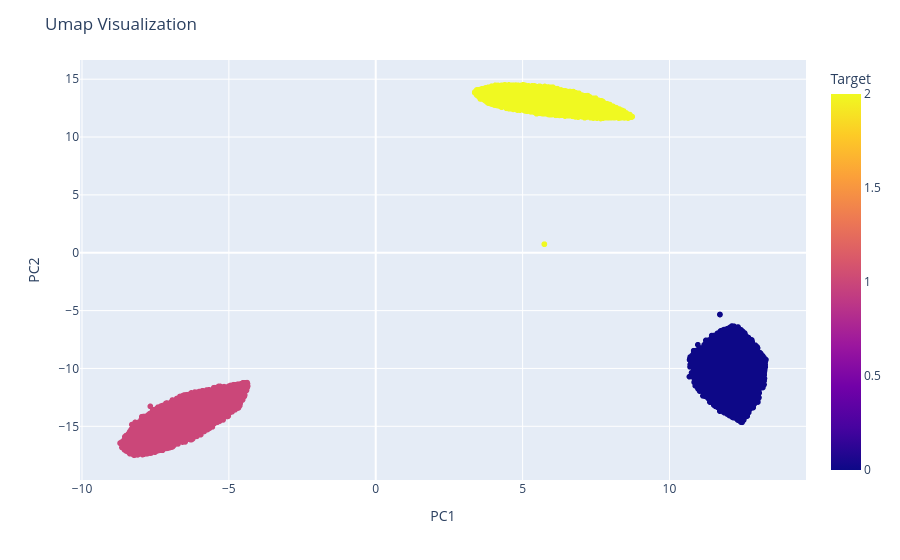

Here is the notebook cell this chart was saved with:
### Code cell
import plotly.express as px
import pandas as pd

# Create a Pandas DataFrame for Plotly
umap_df = pd.DataFrame(data=data_umap, columns=['x', 'y'])
umap_df['Target'] = pd.Series(cluster_labels)  # Add your target variable (e.g., class labels)
umap_df['Path'] = path_list

#umap_df.to_csv("umap150.csv")

# Create a scatter plot with Plotly
fig = px.scatter(umap_df, x='x', y='y', color='Target')
fig.update_layout(title='Umap Visualization',
                 xaxis_title='PC1',
                 yaxis_title='PC2')

### Figure 1 — Plotly figure (JSON) as saved in the notebook; plotly's stock layout.template omitted (floating-point values rounded to 4 significant figures; data arrays with more than 128 entries replaced by an {"elided": "..."} marker saying what was removed)
{"data": [{"hovertemplate": "x=%{x}<br>y=%{y}<br>Target=%{marker.color}<extra></extra>", "legendgroup": "", "marker": {"color": {"elided": "84716 int values"}, "coloraxis": "coloraxis", "symbol": "circle"}, "mode": "markers", "name": "", "showlegend": false, "type": "scattergl", "x": {"elided": "84716 float values"}, "xaxis": "x", "y": {"elided": "84716 float values"}, "yaxis": "y"}], "layout": {"coloraxis": {"colorbar": {"title": {"text": "Target"}}, "colorscale": [[0, "#0d0887"], [0.1111, "#46039f"], [0.2222, "#7201a8"], [0.3333, "#9c179e"], [0.4444, "#bd3786"], [0.5556, "#d8576b"], [0.6667, "#ed7953"], [0.7778, "#fb9f3a"], [0.8889, "#fdca26"], [1, "#f0f921"]]}, "legend": {"tracegroupgap": 0}, "margin": {"t": 60}, "title": {"text": "Umap Visualization"}, "xaxis": {"anchor": "y", "domain": [0, 1], "title": {"text": "PC1"}}, "yaxis": {"anchor": "x", "domain": [0, 1], "title": {"text": "PC2"}}}}
